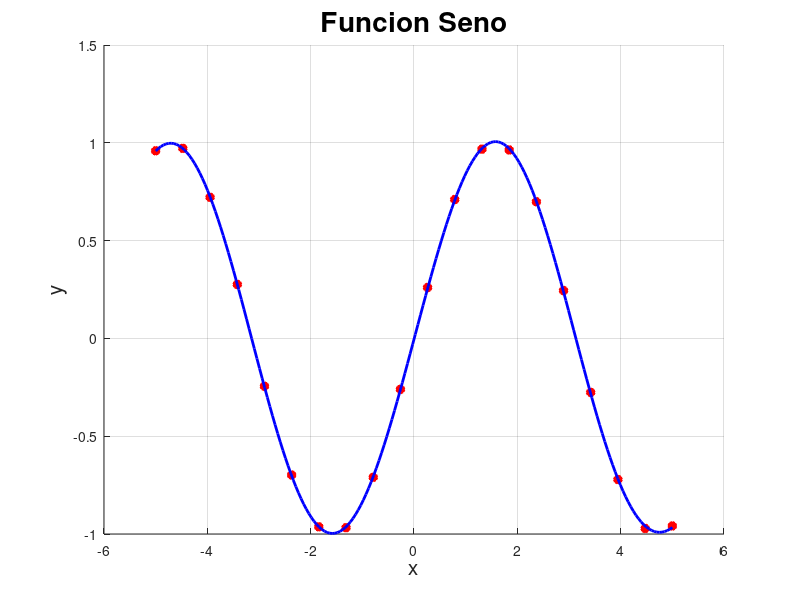

Write the MATLAB code that produced this figure.
%% Ian Mu;oz Nu;ez - RBF (Redes Neuronales de Base Radial)

close all
clear
clc

pkg load statistics

xl = -5; % Limite inferior de la funcion
xu = 5; % Limite superior de la funcion
n = 20; % Numero de elementos

x = linspace(xl, xu, n); % Patron de entrada
y = sin(x); % Salida deseada

figure(1)
hold on
grid on
plot(x, y, 'r*', 'LineWidth', 6, 'MarkerSize', 4)

k = 8; % Numero de nucleos

[~, mu] = kmeans(x', k); % Distribucion de los nucleos
mu = mu';

sigma = (max(max(mu))-min(min(mu)))/sqrt(2*k); % Desviacion estandar

G = zeros(n,k);
for i= 1:k
    for j= 1:n
        dist = norm(x(:,j)-mu(:,i),2); % Distancia Euclidiana
        G(j,i) = exp(-(dist^2)/(2*(sigma^2))); % Funcion de Base Radial
    end
end

W = pinv(G) * y'; % Pesos de la red

n = 200; % Numero de elementos
x = linspace(xl, xu, n); % Patron de entrada

G = zeros(n,k);
for i= 1:k
    for j= 1:n
        dist = norm(x(:,j)-mu(:,i),2); % Distancia Euclidiana
        G(j,i) = exp(-(dist^2)/(2*(sigma^2))); % Funcion de Base Radial
    end
end

yp = G * W; % Prediccion de la red

figure(1)
hold on
grid on

plot(x, yp, 'b-', 'LineWidth', 2)

title("Funcion Seno", 'FontSize', 20)
xlabel('x', 'FontSize', 15)
ylabel('y', 'FontSize', 15)
